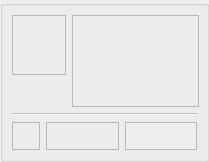
       <widget class="QGroupBox" name="groupBox3" >
        <property name="enabled" >
         <bool>false</bool>
        </property>
        <property name="minimumSize" >
         <size>
          <width>209</width>
          <height>162</height>
         </size>
        </property>
        <property name="maximumSize" >
         <size>
          <width>209</width>
          <height>5555555</height>
         </size>
        </property>
        <property name="autoFillBackground" >
         <bool>true</bool>
        </property>
        <property name="title" >
         <string/>
        </property>
        <layout class="QGridLayout" >
         <property name="margin" >
          <number>9</number>
         </property>
         <property name="spacing" >
          <number>6</number>
         </property>
         <item rowspan="2" row="0" column="1" >
          <widget class="QFrame" name="frame8_2_2_2_6" >
           <property name="minimumSize" >
            <size>
             <width>127</width>
             <height>92</height>
            </size>
           </property>
           <property name="maximumSize" >
            <size>
             <width>127</width>
             <height>92</height>
            </size>
           </property>
           <property name="frameShape" >
            <enum>QFrame::StyledPanel</enum>
           </property>
           <property name="frameShadow" >
            <enum>QFrame::Raised</enum>
           </property>
           <layout class="QGridLayout" >
            <property name="margin" >
             <number>0</number>
            </property>
            <property name="spacing" >
             <number>3</number>
            </property>
            <item row="0" column="0" >
             <widget class="QLabel" name="label_p3a" />
            </item>
            <item row="0" column="1" >
             <widget class="QLabel" name="label_p3b" />
            </item>
           </layout>
          </widget>
         </item>
         <item row="2" column="0" colspan="2" >
          <widget class="Line" name="line2_2_6" >
           <property name="frameShape" >
            <enum>QFrame::HLine</enum>
           </property>
           <property name="frameShadow" >
            <enum>QFrame::Sunken</enum>
           </property>
           <property name="orientation" >
            <enum>Qt::Horizontal</enum>
           </property>
          </widget>
         </item>
         <item row="3" column="0" colspan="2" >
          <layout class="QHBoxLayout" >
           <property name="margin" >
            <number>0</number>
           </property>
           <property name="spacing" >
            <number>6</number>
           </property>
           <item>
            <widget class="QFrame" name="frame_13" >
             <property name="minimumSize" >
              <size>
               <width>16</width>
               <height>28</height>
              </size>
             </property>
             <property name="maximumSize" >
              <size>
               <width>28</width>
               <height>16777215</height>
              </size>
             </property>
             <property name="frameShape" >
              <enum>QFrame::StyledPanel</enum>
             </property>
             <property name="frameShadow" >
              <enum>QFrame::Raised</enum>
             </property>
             <layout class="QGridLayout" >
              <property name="margin" >
               <number>2</number>
              </property>
              <property name="spacing" >
               <number>0</number>
              </property>
              <item row="0" column="0" >
               <widget class="QLabel" name="textLabel_Button3" >
                <property name="minimumSize" >
                 <size>
                  <width>0</width>
                  <height>20</height>
                 </size>
                </property>
                <property name="maximumSize" >
                 <size>
                  <width>20</width>
                  <height>16777215</height>
                 </size>
                </property>
                <property name="text" >
                 <string/>
                </property>
               </widget>
              </item>
             </layout>
            </widget>
           </item>
           <item>
            <widget class="QFrame" name="frame_14" >
             <property name="minimumSize" >
              <size>
               <width>16</width>
               <height>28</height>
              </size>
             </property>
             <property name="frameShape" >
              <enum>QFrame::StyledPanel</enum>
             </property>
             <property name="frameShadow" >
              <enum>QFrame::Raised</enum>
             </property>
             <layout class="QGridLayout" >
              <property name="margin" >
               <number>2</number>
              </property>
              <property name="spacing" >
               <number>0</number>
              </property>
              <item row="0" column="0" >
               <widget class="QLabel" name="textLabel_Status3" >
                <property name="minimumSize" >
                 <size>
                  <width>0</width>
                  <height>20</height>
                 </size>
                </property>
                <property name="text" >
                 <string/>
                </property>
                <property name="alignment" >
                 <set>Qt::AlignCenter</set>
                </property>
               </widget>
              </item>
             </layout>
            </widget>
           </item>
           <item>
            <widget class="QFrame" name="frame_Set3" >
             <property name="minimumSize" >
              <size>
               <width>16</width>
               <height>28</height>
              </size>
             </property>
             <property name="autoFillBackground" >
              <bool>true</bool>
             </property>
             <property name="frameShape" >
              <enum>QFrame::StyledPanel</enum>
             </property>
             <property name="frameShadow" >
              <enum>QFrame::Raised</enum>
             </property>
             <layout class="QGridLayout" >
              <property name="margin" >
               <number>2</number>
              </property>
              <property name="spacing" >
               <number>0</number>
              </property>
              <item row="0" column="0" >
               <widget class="QLabel" name="textLabel_Set3" >
                <property name="minimumSize" >
                 <size>
                  <width>0</width>
                  <height>20</height>
                 </size>
                </property>
                <property name="text" >
                 <string/>
                </property>
                <property name="alignment" >
                 <set>Qt::AlignCenter</set>
                </property>
               </widget>
              </item>
             </layout>
            </widget>
           </item>
          </layout>
         </item>
         <item row="1" column="0" >
          <spacer>
           <property name="orientation" >
            <enum>Qt::Vertical</enum>
           </property>
           <property name="sizeType" >
            <enum>QSizePolicy::Expanding</enum>
           </property>
           <property name="sizeHint" >
            <size>
             <width>46</width>
             <height>28</height>
            </size>
           </property>
          </spacer>
         </item>
         <item row="0" column="0" >
          <widget class="QFrame" name="frame_12" >
           <property name="minimumSize" >
            <size>
             <width>54</width>
             <height>60</height>
            </size>
           </property>
           <property name="maximumSize" >
            <size>
             <width>16777215</width>
             <height>60</height>
            </size>
           </property>
           <property name="frameShape" >
            <enum>QFrame::StyledPanel</enum>
           </property>
           <property name="frameShadow" >
            <enum>QFrame::Raised</enum>
           </property>
           <layout class="QGridLayout" >
            <property name="margin" >
             <number>3</number>
            </property>
            <property name="spacing" >
             <number>0</number>
            </property>
            <item row="0" column="0" >
             <widget class="QLabel" name="textLabel_TopCash3" >
              <property name="minimumSize" >
               <size>
                <width>35</width>
                <height>0</height>
               </size>
              </property>
             </widget>
            </item>
            <item row="1" column="0" >
             <widget class="QLabel" name="textLabel_Cash3" >
              <property name="minimumSize" >
               <size>
                <width>35</width>
                <height>0</height>
               </size>
              </property>
              <property name="alignment" >
               <set>Qt::AlignCenter</set>
              </property>
             </widget>
            </item>
           </layout>
          </widget>
         </item>
        </layout>
       </widget>
